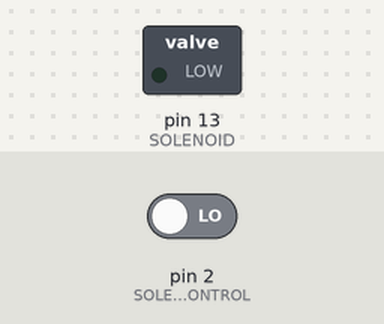
A sketch run on a simulated Arduino Uno, built with avr-gcc and run on an emulated ATmega328P. On the bench: switched loads named in the sketch (green lamp = pin HIGH). The test bench sets the inputs (shaded band); at power-on: pin 2 (SOLENOID_CONTROL) LOW.

Above: at 2.8 s.
2.9 s: pin 2 (SOLENOID_CONTROL) driven HIGH
At 3.6 s:
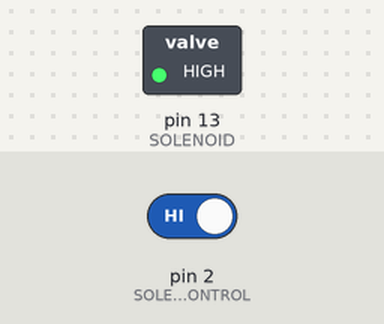
4.5 s: pin 2 (SOLENOID_CONTROL) driven LOW
At 6.3 s:
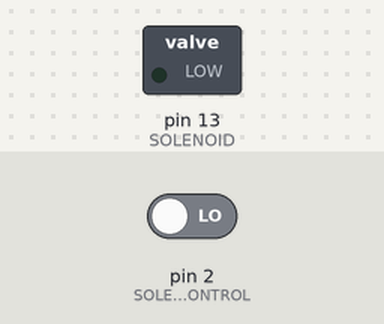
Timing chart, 0 to 7.8 s (numbered marks = the images above; inputs shaded):
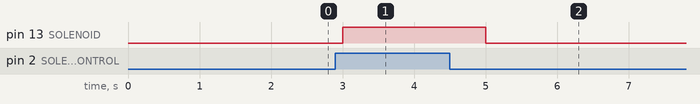

The sketch:

solenoid.ino
```cpp
#define SOLENOID 13
#define SOLENOID_CONTROL 2

void setup() {
    pinMode(SOLENOID, OUTPUT);
    pinMode(SOLENOID_CONTROL, INPUT);
}

void loop() {
    int val = digitalRead(SOLENOID_CONTROL);
    if(val == HIGH) {
      digitalWrite(SOLENOID, HIGH);
      delay(1000);
    }
    else {
      digitalWrite(SOLENOID, LOW);
      delay(1000);
    }
}
```

Measured:
- after the input at 2.9 s, pin 13 (SOLENOID): LOW → HIGH after 0.10 s
- after the input at 4.5 s, pin 13 (SOLENOID): HIGH → LOW after 0.50 s
